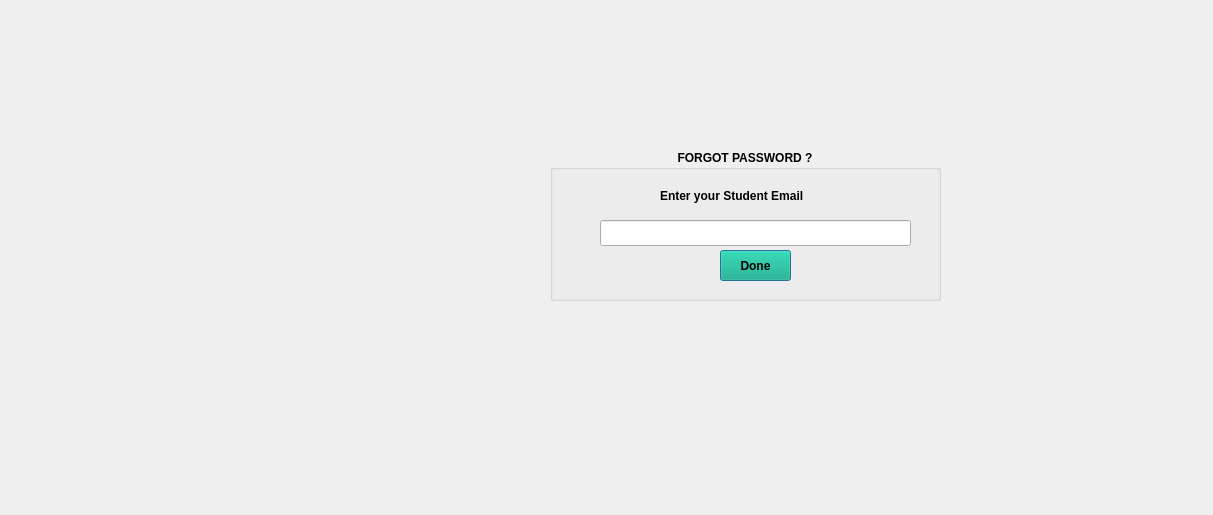
<?xml version="1.0" encoding="UTF-8"?>
<ui version="4.0">
 <class>passbackup</class>
 <widget class="QDialog" name="passbackup">
  <property name="geometry">
   <rect>
    <x>0</x>
    <y>0</y>
    <width>1213</width>
    <height>515</height>
   </rect>
  </property>
  <property name="windowTitle">
   <string>Dialog</string>
  </property>
  <widget class="QGroupBox" name="groupBox">
   <property name="enabled">
    <bool>true</bool>
   </property>
   <property name="geometry">
    <rect>
     <x>550</x>
     <y>150</y>
     <width>391</width>
     <height>151</height>
    </rect>
   </property>
   <property name="font">
    <font>
     <bold>true</bold>
    </font>
   </property>
   <property name="autoFillBackground">
    <bool>false</bool>
   </property>
   <property name="title">
    <string>FORGOT PASSWORD ?</string>
   </property>
   <property name="alignment">
    <set>Qt::AlignHCenter|Qt::AlignTop</set>
   </property>
   <property name="flat">
    <bool>false</bool>
   </property>
   <widget class="QPushButton" name="pushButton_3">
    <property name="geometry">
     <rect>
      <x>170</x>
      <y>100</y>
      <width>71</width>
      <height>31</height>
     </rect>
    </property>
    <property name="font">
     <font>
      <bold>true</bold>
     </font>
    </property>
    <property name="styleSheet">
     <string notr="true">QPushButton{
background: rgb(0, 170, 127)
}</string>
    </property>
    <property name="text">
     <string>Done</string>
    </property>
   </widget>
   <widget class="QLabel" name="label">
    <property name="geometry">
     <rect>
      <x>110</x>
      <y>30</y>
      <width>181</width>
      <height>31</height>
     </rect>
    </property>
    <property name="text">
     <string>Enter your Student Email</string>
    </property>
   </widget>
   <widget class="QLineEdit" name="lineEdit">
    <property name="geometry">
     <rect>
      <x>50</x>
      <y>70</y>
      <width>311</width>
      <height>26</height>
     </rect>
    </property>
    <property name="font">
     <font>
      <bold>false</bold>
     </font>
    </property>
   </widget>
  </widget>
  <widget class="QLabel" name="label_4">
   <property name="geometry">
    <rect>
     <x>30</x>
     <y>90</y>
     <width>421</width>
     <height>401</height>
    </rect>
   </property>
   <property name="styleSheet">
    <string notr="true"/>
   </property>
   <property name="text">
    <string/>
   </property>
   <property name="pixmap">
    <pixmap>../../../../../Qt/Desktop/rms.jpg</pixmap>
   </property>
   <property name="scaledContents">
    <bool>true</bool>
   </property>
  </widget>
  <widget class="QLabel" name="label_3">
   <property name="geometry">
    <rect>
     <x>70</x>
     <y>250</y>
     <width>191</width>
     <height>121</height>
    </rect>
   </property>
   <property name="text">
    <string/>
   </property>
  </widget>
  <widget class="QLabel" name="label_6">
   <property name="geometry">
    <rect>
     <x>20</x>
     <y>10</y>
     <width>1171</width>
     <height>81</height>
    </rect>
   </property>
   <property name="text">
    <string/>
   </property>
   <property name="pixmap">
    <pixmap>../../../../../Qt/Desktop/user(5).png</pixmap>
   </property>
   <property name="scaledContents">
    <bool>true</bool>
   </property>
  </widget>
 </widget>
 <resources/>
 <connections/>
</ui>
